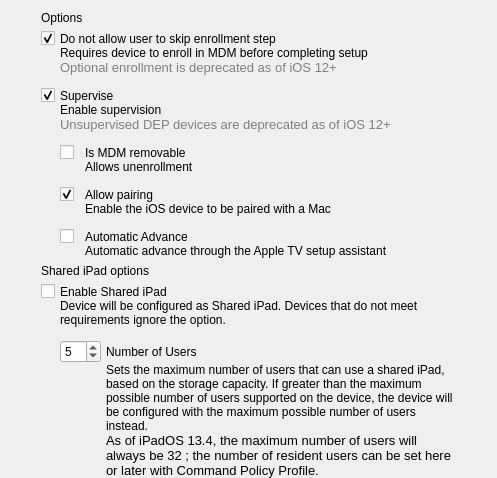
     <widget class="QWidget" name="options">
      <attribute name="title">
       <string>Options</string>
      </attribute>
      <layout class="QHBoxLayout" name="horizontalLayout_8">
       <property name="bottomMargin">
        <number>0</number>
       </property>
       <item>
        <spacer name="horizontalSpacer">
         <property name="orientation">
          <enum>Qt::Horizontal</enum>
         </property>
         <property name="sizeType">
          <enum>QSizePolicy::MinimumExpanding</enum>
         </property>
         <property name="sizeHint" stdset="0">
          <size>
           <width>30</width>
           <height>20</height>
          </size>
         </property>
        </spacer>
       </item>
       <item>
        <layout class="QVBoxLayout" name="verticalLayout_9" stretch="0,0,0,0,1">
         <item>
          <widget class="QLabel" name="label_8">
           <property name="text">
            <string>Options</string>
           </property>
          </widget>
         </item>
         <item>
          <widget class="QWidget" name="widget" native="true">
           <layout class="QVBoxLayout" name="verticalLayout_2">
            <property name="leftMargin">
             <number>0</number>
            </property>
            <property name="topMargin">
             <number>0</number>
            </property>
            <property name="rightMargin">
             <number>0</number>
            </property>
            <property name="bottomMargin">
             <number>0</number>
            </property>
            <item>
             <layout class="QGridLayout" name="gridLayout">
              <property name="horizontalSpacing">
               <number>5</number>
              </property>
              <property name="verticalSpacing">
               <number>0</number>
              </property>
              <item row="9" column="2">
               <widget class="QLabel" name="lTipRemovable">
                <property name="sizePolicy">
                 <sizepolicy hsizetype="Preferred" vsizetype="Minimum">
                  <horstretch>3</horstretch>
                  <verstretch>0</verstretch>
                 </sizepolicy>
                </property>
                <property name="maximumSize">
                 <size>
                  <width>350</width>
                  <height>16777215</height>
                 </size>
                </property>
                <property name="text">
                 <string>Allows unenrollment</string>
                </property>
                <property name="wordWrap">
                 <bool>true</bool>
                </property>
               </widget>
              </item>
              <item row="0" column="1" colspan="2">
               <widget class="QLabel" name="buddyMandatory">
                <property name="text">
                 <string>Do not allow user to skip enrollment step</string>
                </property>
               </widget>
              </item>
              <item row="7" column="1">
               <spacer name="verticalSpacer_7">
                <property name="orientation">
                 <enum>Qt::Vertical</enum>
                </property>
                <property name="sizeHint" stdset="0">
                 <size>
                  <width>20</width>
                  <height>13</height>
                 </size>
                </property>
               </spacer>
              </item>
              <item row="5" column="1" colspan="2">
               <widget class="QLabel" name="lTipSupervised">
                <property name="text">
                 <string>Enable supervision</string>
                </property>
               </widget>
              </item>
              <item row="3" column="1">
               <spacer name="verticalSpacer_6">
                <property name="orientation">
                 <enum>Qt::Vertical</enum>
                </property>
                <property name="sizeHint" stdset="0">
                 <size>
                  <width>20</width>
                  <height>13</height>
                 </size>
                </property>
               </spacer>
              </item>
              <item row="1" column="1" colspan="2">
               <widget class="QLabel" name="lTipMandatory">
                <property name="sizePolicy">
                 <sizepolicy hsizetype="Preferred" vsizetype="Minimum">
                  <horstretch>0</horstretch>
                  <verstretch>0</verstretch>
                 </sizepolicy>
                </property>
                <property name="text">
                 <string>Requires device to enroll in MDM before completing setup</string>
                </property>
                <property name="wordWrap">
                 <bool>true</bool>
                </property>
               </widget>
              </item>
              <item row="4" column="0">
               <widget class="QCheckBox" name="supervised">
                <property name="checked">
                 <bool>true</bool>
                </property>
               </widget>
              </item>
              <item row="13" column="1">
               <spacer name="verticalSpacer_13">
                <property name="orientation">
                 <enum>Qt::Vertical</enum>
                </property>
                <property name="sizeHint" stdset="0">
                 <size>
                  <width>20</width>
                  <height>13</height>
                 </size>
                </property>
               </spacer>
              </item>
              <item row="8" column="1">
               <layout class="QHBoxLayout" name="horizontalLayout_5">
                <item>
                 <widget class="QCheckBox" name="removable">
                  <property name="text">
                   <string/>
                  </property>
                  <property name="checked">
                   <bool>false</bool>
                  </property>
                 </widget>
                </item>
               </layout>
              </item>
              <item row="10" column="1">
               <spacer name="verticalSpacer_8">
                <property name="orientation">
                 <enum>Qt::Vertical</enum>
                </property>
                <property name="sizeHint" stdset="0">
                 <size>
                  <width>20</width>
                  <height>13</height>
                 </size>
                </property>
               </spacer>
              </item>
              <item row="8" column="2">
               <widget class="QLabel" name="buddyRemovable">
                <property name="text">
                 <string>Is MDM removable</string>
                </property>
               </widget>
              </item>
              <item row="11" column="2">
               <widget class="QLabel" name="buddyPairing">
                <property name="text">
                 <string>Allow pairing</string>
                </property>
               </widget>
              </item>
              <item row="2" column="1" colspan="2">
               <widget class="QLabel" name="lTipMandatoryDeprecated">
                <property name="sizePolicy">
                 <sizepolicy hsizetype="Preferred" vsizetype="Minimum">
                  <horstretch>0</horstretch>
                  <verstretch>0</verstretch>
                 </sizepolicy>
                </property>
                <property name="palette">
                 <palette>
                  <active>
                   <colorrole role="WindowText">
                    <brush brushstyle="SolidPattern">
                     <color alpha="255">
                      <red>128</red>
                      <green>128</green>
                      <blue>128</blue>
                     </color>
                    </brush>
                   </colorrole>
                   <colorrole role="Text">
                    <brush brushstyle="SolidPattern">
                     <color alpha="255">
                      <red>128</red>
                      <green>128</green>
                      <blue>128</blue>
                     </color>
                    </brush>
                   </colorrole>
                   <colorrole role="ButtonText">
                    <brush brushstyle="SolidPattern">
                     <color alpha="255">
                      <red>128</red>
                      <green>128</green>
                      <blue>128</blue>
                     </color>
                    </brush>
                   </colorrole>
                   <colorrole role="PlaceholderText">
                    <brush brushstyle="NoBrush">
                     <color alpha="128">
                      <red>128</red>
                      <green>128</green>
                      <blue>128</blue>
                     </color>
                    </brush>
                   </colorrole>
                  </active>
                  <inactive>
                   <colorrole role="WindowText">
                    <brush brushstyle="SolidPattern">
                     <color alpha="255">
                      <red>128</red>
                      <green>128</green>
                      <blue>128</blue>
                     </color>
                    </brush>
                   </colorrole>
                   <colorrole role="Text">
                    <brush brushstyle="SolidPattern">
                     <color alpha="255">
                      <red>128</red>
                      <green>128</green>
                      <blue>128</blue>
                     </color>
                    </brush>
                   </colorrole>
                   <colorrole role="ButtonText">
                    <brush brushstyle="SolidPattern">
                     <color alpha="255">
                      <red>128</red>
                      <green>128</green>
                      <blue>128</blue>
                     </color>
                    </brush>
                   </colorrole>
                   <colorrole role="PlaceholderText">
                    <brush brushstyle="NoBrush">
                     <color alpha="128">
                      <red>128</red>
                      <green>128</green>
                      <blue>128</blue>
                     </color>
                    </brush>
                   </colorrole>
                  </inactive>
                  <disabled>
                   <colorrole role="WindowText">
                    <brush brushstyle="SolidPattern">
                     <color alpha="255">
                      <red>128</red>
                      <green>128</green>
                      <blue>128</blue>
                     </color>
                    </brush>
                   </colorrole>
                   <colorrole role="Text">
                    <brush brushstyle="SolidPattern">
                     <color alpha="255">
                      <red>128</red>
                      <green>128</green>
                      <blue>128</blue>
                     </color>
                    </brush>
                   </colorrole>
                   <colorrole role="ButtonText">
                    <brush brushstyle="SolidPattern">
                     <color alpha="255">
                      <red>128</red>
                      <green>128</green>
                      <blue>128</blue>
                     </color>
                    </brush>
                   </colorrole>
                   <colorrole role="PlaceholderText">
                    <brush brushstyle="NoBrush">
                     <color alpha="128">
                      <red>128</red>
                      <green>128</green>
                      <blue>128</blue>
                     </color>
                    </brush>
                   </colorrole>
                  </disabled>
                 </palette>
                </property>
                <property name="font">
                 <font>
                  <pointsize>10</pointsize>
                 </font>
                </property>
                <property name="text">
                 <string>Optional enrollment is deprecated as of iOS 12+</string>
                </property>
               </widget>
              </item>
              <item row="14" column="2">
               <widget class="QLabel" name="buddyAutomaticAdvance">
                <property name="text">
                 <string>Automatic Advance</string>
                </property>
               </widget>
              </item>
              <item row="4" column="1" colspan="2">
               <widget class="QLabel" name="buddySupervised">
                <property name="text">
                 <string>Supervise</string>
                </property>
               </widget>
              </item>
              <item row="14" column="1">
               <layout class="QHBoxLayout" name="horizontalLayout_22">
                <item>
                 <widget class="QCheckBox" name="automaticAdvance">
                  <property name="text">
                   <string/>
                  </property>
                  <property name="checked">
                   <bool>false</bool>
                  </property>
                 </widget>
                </item>
               </layout>
              </item>
              <item row="11" column="1">
               <layout class="QHBoxLayout" name="horizontalLayout_6">
                <item>
                 <widget class="QCheckBox" name="pairing">
                  <property name="text">
                   <string/>
                  </property>
                  <property name="checked">
                   <bool>true</bool>
                  </property>
                 </widget>
                </item>
               </layout>
              </item>
              <item row="0" column="0">
               <layout class="QHBoxLayout" name="horizontalLayout_2">
                <item>
                 <widget class="QCheckBox" name="mandatory">
                  <property name="checked">
                   <bool>true</bool>
                  </property>
                 </widget>
                </item>
               </layout>
              </item>
              <item row="6" column="1" colspan="2">
               <widget class="QLabel" name="lTipSupervisedDeprecated">
                <property name="palette">
                 <palette>
                  <active>
                   <colorrole role="WindowText">
                    <brush brushstyle="SolidPattern">
                     <color alpha="255">
                      <red>128</red>
                      <green>128</green>
                      <blue>128</blue>
                     </color>
                    </brush>
                   </colorrole>
                   <colorrole role="Text">
                    <brush brushstyle="SolidPattern">
                     <color alpha="255">
                      <red>128</red>
                      <green>128</green>
                      <blue>128</blue>
                     </color>
                    </brush>
                   </colorrole>
                   <colorrole role="ButtonText">
                    <brush brushstyle="SolidPattern">
                     <color alpha="255">
                      <red>128</red>
                      <green>128</green>
                      <blue>128</blue>
                     </color>
                    </brush>
                   </colorrole>
                   <colorrole role="PlaceholderText">
                    <brush brushstyle="NoBrush">
                     <color alpha="128">
                      <red>128</red>
                      <green>128</green>
                      <blue>128</blue>
                     </color>
                    </brush>
                   </colorrole>
                  </active>
                  <inactive>
                   <colorrole role="WindowText">
                    <brush brushstyle="SolidPattern">
                     <color alpha="255">
                      <red>128</red>
                      <green>128</green>
                      <blue>128</blue>
                     </color>
                    </brush>
                   </colorrole>
                   <colorrole role="Text">
                    <brush brushstyle="SolidPattern">
                     <color alpha="255">
                      <red>128</red>
                      <green>128</green>
                      <blue>128</blue>
                     </color>
                    </brush>
                   </colorrole>
                   <colorrole role="ButtonText">
                    <brush brushstyle="SolidPattern">
                     <color alpha="255">
                      <red>128</red>
                      <green>128</green>
                      <blue>128</blue>
                     </color>
                    </brush>
                   </colorrole>
                   <colorrole role="PlaceholderText">
                    <brush brushstyle="NoBrush">
                     <color alpha="128">
                      <red>128</red>
                      <green>128</green>
                      <blue>128</blue>
                     </color>
                    </brush>
                   </colorrole>
                  </inactive>
                  <disabled>
                   <colorrole role="WindowText">
                    <brush brushstyle="SolidPattern">
                     <color alpha="255">
                      <red>128</red>
                      <green>128</green>
                      <blue>128</blue>
                     </color>
                    </brush>
                   </colorrole>
                   <colorrole role="Text">
                    <brush brushstyle="SolidPattern">
                     <color alpha="255">
                      <red>128</red>
                      <green>128</green>
                      <blue>128</blue>
                     </color>
                    </brush>
                   </colorrole>
                   <colorrole role="ButtonText">
                    <brush brushstyle="SolidPattern">
                     <color alpha="255">
                      <red>128</red>
                      <green>128</green>
                      <blue>128</blue>
                     </color>
                    </brush>
                   </colorrole>
                   <colorrole role="PlaceholderText">
                    <brush brushstyle="NoBrush">
                     <color alpha="128">
                      <red>128</red>
                      <green>128</green>
                      <blue>128</blue>
                     </color>
                    </brush>
                   </colorrole>
                  </disabled>
                 </palette>
                </property>
                <property name="font">
                 <font>
                  <pointsize>10</pointsize>
                 </font>
                </property>
                <property name="text">
                 <string>Unsupervised DEP devices are deprecated as of iOS 12+</string>
                </property>
               </widget>
              </item>
              <item row="15" column="2">
               <widget class="QLabel" name="lTipAutomaticAdvance">
                <property name="text">
                 <string>Automatic advance through the Apple TV setup assistant</string>
                </property>
               </widget>
              </item>
              <item row="12" column="2">
               <widget class="QLabel" name="lTipPairing">
                <property name="text">
                 <string>Enable the iOS device to be paired with a Mac</string>
                </property>
               </widget>
              </item>
              <item row="1" column="3">
               <spacer name="horizontalSpacer_20">
                <property name="orientation">
                 <enum>Qt::Horizontal</enum>
                </property>
                <property name="sizeHint" stdset="0">
                 <size>
                  <width>0</width>
                  <height>0</height>
                 </size>
                </property>
               </spacer>
              </item>
             </layout>
            </item>
           </layout>
          </widget>
         </item>
         <item>
          <widget class="QLabel" name="label_20">
           <property name="text">
            <string>Shared iPad options</string>
           </property>
          </widget>
         </item>
         <item>
          <layout class="QGridLayout" name="gridLayout_3">
           <property name="horizontalSpacing">
            <number>5</number>
           </property>
           <property name="verticalSpacing">
            <number>0</number>
           </property>
           <item row="2" column="1" colspan="2">
            <widget class="QLabel" name="lTipSupervised_2">
             <property name="text">
              <string>Device will be configured as Shared iPad. Devices that do not meet requirements ignore the option.</string>
             </property>
             <property name="textFormat">
              <enum>Qt::AutoText</enum>
             </property>
             <property name="wordWrap">
              <bool>true</bool>
             </property>
            </widget>
           </item>
           <item row="5" column="2">
            <widget class="QLabel" name="lTipMaxResident">
             <property name="minimumSize">
              <size>
               <width>350</width>
               <height>0</height>
              </size>
             </property>
             <property name="text">
              <string>Sets the maximum number of users that can use a shared iPad, based on the storage capacity. If greater than the maximum possible number of users supported on the device, the device will be configured with the maximum possible number of users instead.</string>
             </property>
             <property name="wordWrap">
              <bool>true</bool>
             </property>
            </widget>
           </item>
           <item row="4" column="2">
            <widget class="QLabel" name="label_28">
             <property name="text">
              <string>Number of Users</string>
             </property>
            </widget>
           </item>
           <item row="4" column="1">
            <layout class="QHBoxLayout" name="horizontalLayout_13">
             <item>
              <widget class="QSpinBox" name="maximumResidentUsers">
               <property name="minimum">
                <number>1</number>
               </property>
               <property name="maximum">
                <number>32</number>
               </property>
               <property name="value">
                <number>5</number>
               </property>
              </widget>
             </item>
            </layout>
           </item>
           <item row="1" column="0">
            <layout class="QHBoxLayout" name="horizontalLayout_15">
             <item>
              <widget class="QCheckBox" name="is_multi_user">
               <property name="text">
                <string/>
               </property>
              </widget>
             </item>
            </layout>
           </item>
           <item row="6" column="1">
            <layout class="QHBoxLayout" name="horizontalLayout_12"/>
           </item>
           <item row="0" column="0">
            <layout class="QHBoxLayout" name="horizontalLayout_14"/>
           </item>
           <item row="3" column="1">
            <spacer name="verticalSpacer_10">
             <property name="orientation">
              <enum>Qt::Vertical</enum>
             </property>
             <property name="sizeHint" stdset="0">
              <size>
               <width>20</width>
               <height>13</height>
              </size>
             </property>
            </spacer>
           </item>
           <item row="1" column="1" colspan="2">
            <widget class="QLabel" name="buddyIs_multi_user">
             <property name="text">
              <string>Enable Shared iPad</string>
             </property>
            </widget>
           </item>
           <item row="4" column="3">
            <spacer name="horizontalSpacer_21">
             <property name="orientation">
              <enum>Qt::Horizontal</enum>
             </property>
             <property name="sizeHint" stdset="0">
              <size>
               <width>0</width>
               <height>0</height>
              </size>
             </property>
            </spacer>
           </item>
           <item row="6" column="2">
            <widget class="QLabel" name="lTipResidentUser">
             <property name="minimumSize">
              <size>
               <width>350</width>
               <height>0</height>
              </size>
             </property>
             <property name="font">
              <font>
               <pointsize>10</pointsize>
              </font>
             </property>
             <property name="text">
              <string>As of iPadOS 13.4, the maximum number of users will always be 32 ; the number of resident users can be set here or later with Command Policy Profile.</string>
             </property>
             <property name="wordWrap">
              <bool>true</bool>
             </property>
            </widget>
           </item>
          </layout>
         </item>
         <item>
          <spacer name="verticalSpacer">
           <property name="orientation">
            <enum>Qt::Vertical</enum>
           </property>
           <property name="sizeHint" stdset="0">
            <size>
             <width>20</width>
             <height>0</height>
            </size>
           </property>
          </spacer>
         </item>
        </layout>
       </item>
       <item>
        <spacer name="horizontalSpacer_2">
         <property name="orientation">
          <enum>Qt::Horizontal</enum>
         </property>
         <property name="sizeType">
          <enum>QSizePolicy::MinimumExpanding</enum>
         </property>
         <property name="sizeHint" stdset="0">
          <size>
           <width>30</width>
           <height>20</height>
          </size>
         </property>
        </spacer>
       </item>
      </layout>
     </widget>
